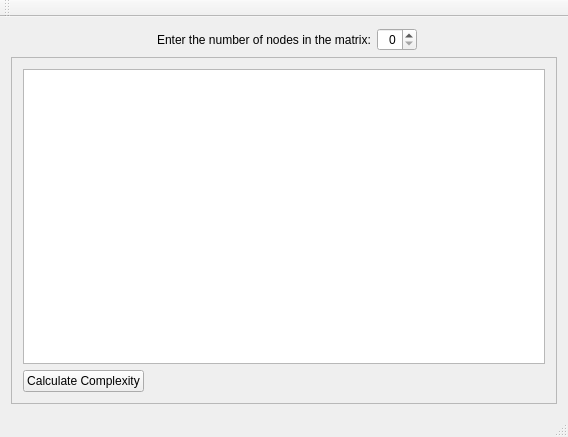
<?xml version="1.0" encoding="UTF-8"?>
<ui version="4.0">
 <class>MainWindow</class>
 <widget class="QMainWindow" name="MainWindow">
  <property name="geometry">
   <rect>
    <x>0</x>
    <y>0</y>
    <width>568</width>
    <height>437</height>
   </rect>
  </property>
  <property name="windowTitle">
   <string>MainWindow</string>
  </property>
  <widget class="QWidget" name="centralWidget">
   <layout class="QVBoxLayout" name="verticalLayout">
    <item>
     <layout class="QFormLayout" name="formLayout">
      <property name="fieldGrowthPolicy">
       <enum>QFormLayout::AllNonFixedFieldsGrow</enum>
      </property>
      <property name="formAlignment">
       <set>Qt::AlignHCenter|Qt::AlignTop</set>
      </property>
      <item row="0" column="0">
       <widget class="QLabel" name="label">
        <property name="text">
         <string>Enter the number of nodes in the matrix:</string>
        </property>
       </widget>
      </item>
      <item row="0" column="1">
       <widget class="QSpinBox" name="spinBox">
        <property name="maximumSize">
         <size>
          <width>40</width>
          <height>25</height>
         </size>
        </property>
        <property name="alignment">
         <set>Qt::AlignRight|Qt::AlignTrailing|Qt::AlignVCenter</set>
        </property>
       </widget>
      </item>
     </layout>
    </item>
    <item>
     <widget class="QScrollArea" name="scrollArea">
      <property name="layoutDirection">
       <enum>Qt::LeftToRight</enum>
      </property>
      <property name="widgetResizable">
       <bool>true</bool>
      </property>
      <property name="alignment">
       <set>Qt::AlignCenter</set>
      </property>
      <widget class="QWidget" name="scrollAreaWidgetContents">
       <property name="geometry">
        <rect>
         <x>0</x>
         <y>0</y>
         <width>548</width>
         <height>336</height>
        </rect>
       </property>
       <layout class="QVBoxLayout" name="verticalLayout_2">
        <item>
         <widget class="QTableWidget" name="tableWidget"/>
        </item>
        <item>
         <layout class="QFormLayout" name="formLayout_2">
          <item row="0" column="0">
           <widget class="QPushButton" name="pushButton">
            <property name="maximumSize">
             <size>
              <width>150</width>
              <height>16777215</height>
             </size>
            </property>
            <property name="text">
             <string>Calculate Complexity</string>
            </property>
           </widget>
          </item>
          <item row="0" column="1">
           <widget class="QLabel" name="result">
            <property name="text">
             <string/>
            </property>
           </widget>
          </item>
         </layout>
        </item>
       </layout>
      </widget>
     </widget>
    </item>
   </layout>
  </widget>
  <widget class="QMenuBar" name="menuBar">
   <property name="geometry">
    <rect>
     <x>0</x>
     <y>0</y>
     <width>568</width>
     <height>21</height>
    </rect>
   </property>
  </widget>
  <widget class="QToolBar" name="mainToolBar">
   <attribute name="toolBarArea">
    <enum>TopToolBarArea</enum>
   </attribute>
   <attribute name="toolBarBreak">
    <bool>false</bool>
   </attribute>
  </widget>
  <widget class="QStatusBar" name="statusBar"/>
 </widget>
 <layoutdefault spacing="6" margin="11"/>
 <resources/>
 <connections/>
</ui>
